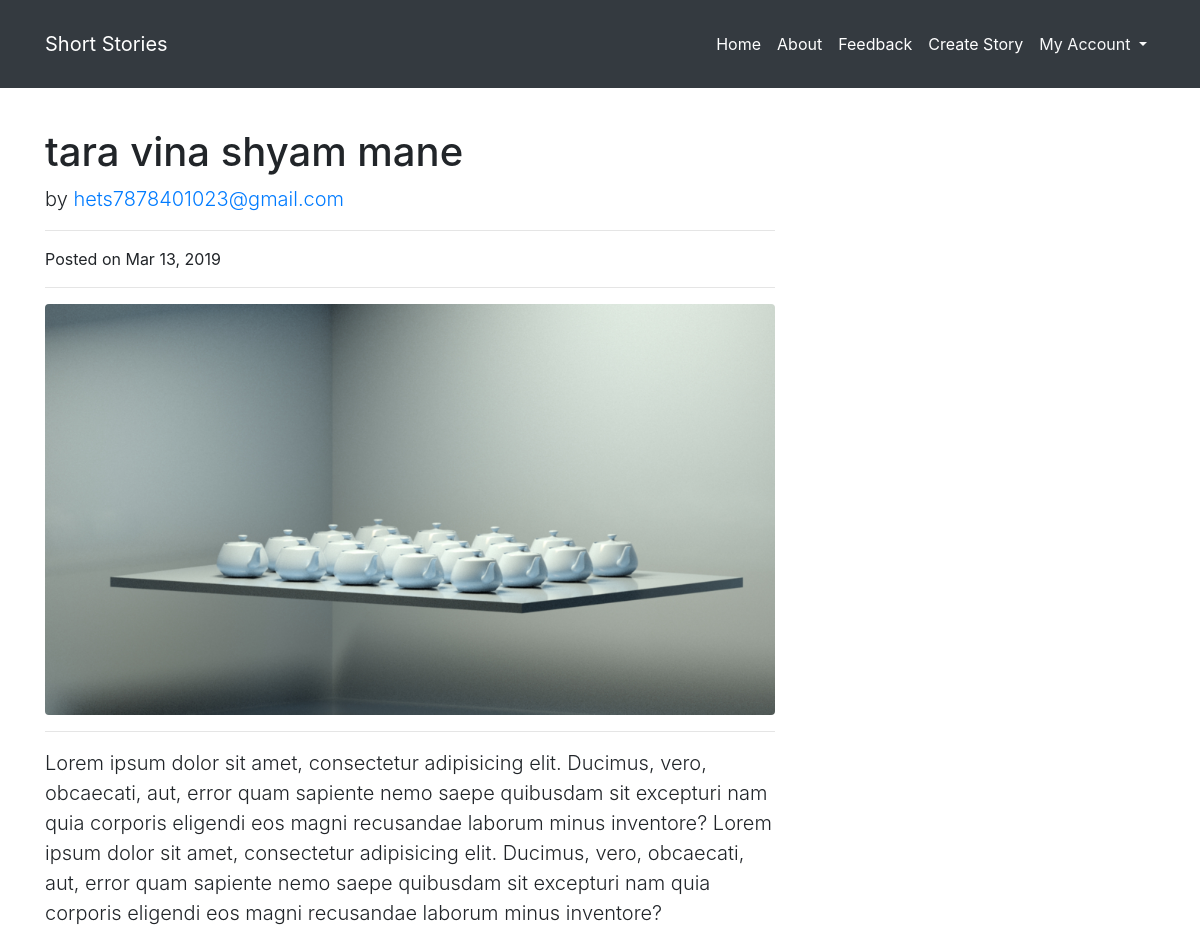
Screenshot of /user/storyread.php?id=1 (signed in) with the database file from the repository.
### tables this page shows
CREATE TABLE `story` (
  `id` int(255) NOT NULL,
  `title` text NOT NULL,
  `story` text NOT NULL,
  `image` varchar(255) NOT NULL,
  `date` date NOT NULL,
  `users_id` int(255) NOT NULL,
  `category_id` int(255) NOT NULL
);

CREATE TABLE `users` (
  `id` int(255) NOT NULL,
  `Email` varchar(255) NOT NULL,
  `Password` varchar(15) NOT NULL,
  `Mobile` varchar(20) NOT NULL,
  `Address` varchar(100) NOT NULL,
  `City` varchar(25) NOT NULL,
  `Dob` varchar(25) NOT NULL,
  `Img` varchar(80) NOT NULL
);

### user/include/Database.php (called while the page is built, shortened)
 <?php
class Database{
   function db_connect(){
    $this->host = 'localhost';
    $this->user = 'root';
    $this->pass = '';
    $this->db = 'story_database';
    $this->mysqli = new mysqli ($this->host, $this->user, $this->pass, $this->db);
    return $this->mysqli;
  }
}
?>

### user/storyread.php (the view, shortened to what this page needs)
<!DOCTYPE html>
<html lang="en">
<head>
    <link href="vendor/bootstrap/css/bootstrap.min.css" rel="stylesheet">
    <link href="css/blog-post.css" rel="stylesheet">
</head>
<body>
    <?php include("include/menu.php"); ?>
    <?php
    $id = $_GET['id'];
    include("include/Database.php");
    $db = new Database();
    $selectStory = "SELECT * FROM `story` WHERE `id`=$id ";
    $storyResult = mysqli_query($db->db_connect(),$selectStory);
    ?>
    <div class="container py-5">
        <div class="row">
            <div class="col-lg-8">
                <?php
                while($row = mysqli_fetch_row($storyResult))
{
?>
                <h1 class="mt-4"><?php echo $row[1]; ?></h1>
                <p class="lead">
                    by
                    <a href="#">
                        <?php
        $selectUser = "SELECT * FROM `users` WHERE `id`='$row[5]'";
        $resultUser = mysqli_query($db->db_connect(),$selectUser);
         while($row1 = mysqli_fetch_row($resultUser)){
                echo $row1[1];
         }
                        ?>
                    </a>
                </p>
                <hr>
                <p>Posted on <?php
                echo date("M d, Y", strtotime($row[4]));
                    ?>
                </p>
                <hr>
                <img class="img-fluid rounded" src="upload/<?php echo $row[3]; ?>" alt="">
                <hr>
                <p class="lead"><?php echo $row[2]; ?></p>
                <?php
}?>
            </div>
        </div>
    </div>
</body>
</html>

### user/css/blog-post.css (style rules this page uses)
body { padding-top: 56px; }

### rows the page displays
story: title "tara vina shyam mane", date "Mar 13, 2019", image (picture), story "Lorem ipsum dolor sit amet, consectetur adipisicing elit. Ducimus, vero, obcaecati, aut, error quam sapiente nemo saepe quibusdam sit excepturi nam quia corporis eligendi eos magni recusandae laborum minus inventore? Lorem ipsum dolor sit amet, consectetur adipisicing elit. Ducimus, vero, obcaecati, aut, error quam sapiente nemo saepe quibusdam sit excepturi nam quia corporis eligendi eos magni recusandae laborum minus inventore?"
users: Email "hets7878401023@gmail.com"
